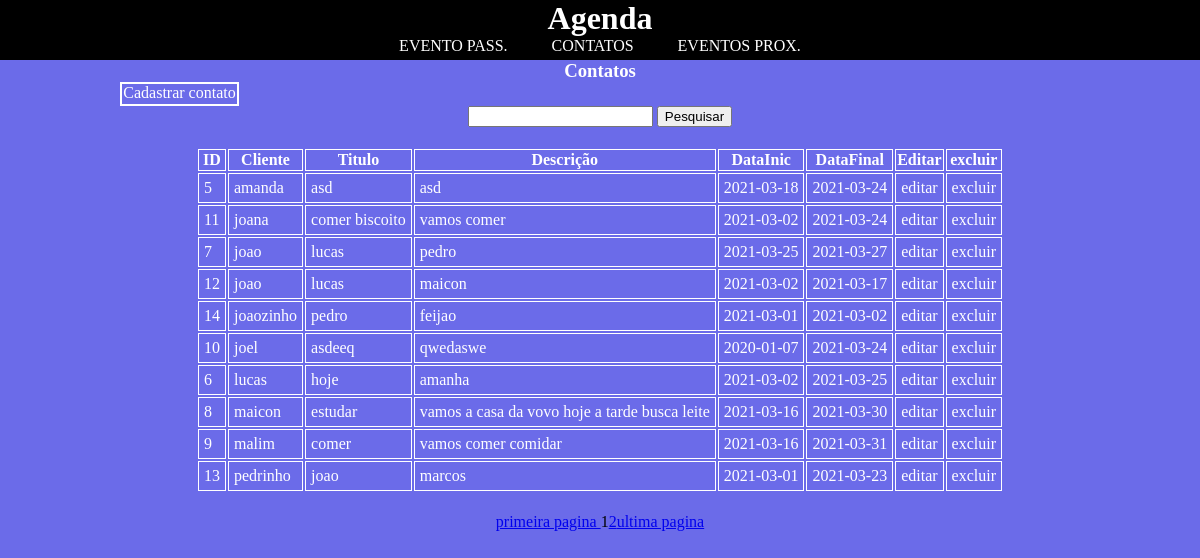
/php/index.php, run on the app's committed database.
### tables this page shows
CREATE TABLE `cliente` (
  `Nome` varchar(50) NOT NULL,
  `Descri` varchar(200) NOT NULL,
  `Titulo` varchar(100) NOT NULL,
  `DataFinal` date NOT NULL,
  `DataInicial` date NOT NULL,
  `Id` int(11) NOT NULL
);

### php/contatos.php (the view, shortened to what this page needs)
<!DOCTYPE html>
<html lang="pt-br">
<head>
    <link rel="stylesheet" href="../css/index.css">
</head>
<body>
    <h3>Contatos</h3>
    <div class="cadastro">
    <a href="index.php?menuop=cadastro">Cadastrar contato</a>
    </div>
    <div>
        <form action="index.php?menuop=contatos" method="post">
        <input type="text" name="Procurar">
        <input type="submit" value="Pesquisar">
        </form>
    </div>
    <table>
        <thead>
        <tr>
        <th>ID</th>
        <th>Cliente</th>
        <th>Titulo</th>
        <th>Descrição</th>
        <th>DataInic</th>
        <th>DataFinal</th>
        <th>Editar</th>
        <th>excluir</th>
        </tr>
        </thead>
   <tbody>
       <?php
       $quantidade = 10;
       $pagina = (isset($_GET['pagina']))?(int)$_GET["pagina"]:1;
       $inicio = ($quantidade * $pagina)- $quantidade;
       $Pesquisar = (isset($_POST["Procurar"]))?$_POST["Procurar"]:"";
       $sql = "SELECT * FROM cliente WHERE Id = '{$Pesquisar}'
       or Nome LIKE '%{$Pesquisar}%'
       ORDER BY Nome ASC
       LIMIT $inicio , $quantidade";
       $rs = mysqli_query($conexao,$sql) or die ("erro ao executar a consulta".mysqli_error($conexao));
       while($dados= mysqli_fetch_assoc($rs)){
       ?>
        <tr>
        <td><?=$dados["Id"]?></td>
        <td><?=$dados["Nome"]?></td>
        <td><?=$dados["Titulo"]?></td>
        <td><?=$dados["Descri"]?></td>
        <td><?=$dados["DataFinal"]?></td>
        <td><?=$dados["DataInicial"]?></td>
        <td><a href="index.php?menuop=editar&idContato=<?=$dados["Id"]?>"> editar</a></td>
        <td><a href="index.php?menuop=excluir&idContato=<?=$dados["Id"]?>">excluir</a></td>
        </tr>
<?php
       }
       ?>
</tbody>
</table>
<?php
$sqltotal = "SELECT Id FROM cliente";
$qrtotal = mysqli_query($conexao,$sqltotal)  or die ("erro".mysqli_error($conexao));
$numtotal = mysqli_num_rows($qrtotal);
$totalpagina = ceil($numtotal/$quantidade);
echo '<a href="?menuop=contatos&pagina=1"> primeira pagina </a>';
 ?>
 <?php
for ($i=1;$i<=$totalpagina;$i++){
    if($i>=($pagina-5) && $i <=($pagina+5)){
        if($i==$pagina){
            echo $i;
        }else{
           echo "<a href=\"?menuop=contatos&pagina=$i\">$i</a>";
        }
    }
}
    ?>
    <?php
echo "<a href=\"?menuop=contatos&pagina=$totalpagina\">ultima pagina</a>";
?>
</body>
</html>

### php/index.php (shortened to what this page needs)
<?php
 include("../db/conexao.php");
?>
<!DOCTYPE html>
<html lang="pt-br">
<head>
    <link rel="stylesheet" href="../css/index.css">
</head>
<body>
<header class="cabeca">
    <h1>Agenda</h1>
    <nav class = "menu">
    <a href="index.php?menuop=eventoPass">Evento pass.</a>
    <a href="index.php?menuop=contatos"> contatos </a>
    <a href="index.php?menuop=eventProx">eventos  prox.</a>
    </nav>
</header>
<main>
<?php
   $menuop = (isset($_GET["menuop"])) ? $_GET["menuop"]:"contatos";
   switch ($menuop) {
       case 'contatos':
        include("../php/contatos.php");
           break;
   }
?>
</main>
</body>
</html>

### css/index.css (style rules this page uses)
body { padding: auto; margin: 0 auto; background-color: rgb(107, 107, 233); }
main { text-align: center; margin: 0 auto; }
h1 { margin: 0 auto; }
h3 { margin: 0 auto; text-align: center; color: white; }
.cabeca { background-color: black; display: block; width: 0 auto; margin: 0 auto; text-align: center; height: 60px; color: white; }
.menu a { text-decoration: none; padding: 20px; color: white; text-transform: uppercase; }
table { margin: 0 auto; text-align: center; padding: 20px; color: white; }
table th { border: 1px solid; text-align: center; color: white; }
table td { border: 1px solid white; text-align: justify; padding: 5px; color: white; }
.cadastro a { text-decoration: none; border: 2px solid; display: block; width: 115px; height: 20px; color: white; }
.cadastro { margin: 0 auto; margin-left: 10%; }
table a { text-decoration: none; color: white; }

### data on the page
cliente: Id "5", Nome "amanda", Titulo "asd", Descri "asd", DataFinal "2021-03-18", DataInicial "2021-03-24"
cliente: Id "11", Nome "joana", Titulo "comer biscoito", Descri "vamos comer", DataFinal "2021-03-02", DataInicial "2021-03-24"
cliente: Id "7", Nome "joao", Titulo "lucas", Descri "pedro", DataFinal "2021-03-25", DataInicial "2021-03-27"
cliente: Id "12", Nome "joao", Titulo "lucas", Descri "maicon", DataFinal "2021-03-02", DataInicial "2021-03-17"
cliente: Id "14", Nome "joaozinho", Titulo "pedro", Descri "feijao", DataFinal "2021-03-01", DataInicial "2021-03-02"
cliente: Id "10", Nome "joel", Titulo "asdeeq", Descri "qwedaswe", DataFinal "2020-01-07", DataInicial "2021-03-24"
cliente: Id "6", Nome "lucas", Titulo "hoje", Descri "amanha", DataFinal "2021-03-02", DataInicial "2021-03-25"
cliente: Id "8", Nome "maicon", Titulo "estudar", Descri "vamos a casa da vovo hoje a tarde busca leite", DataFinal "2021-03-16", DataInicial "2021-03-30"
cliente: Id "9", Nome "malim", Titulo "comer", Descri "vamos comer comidar", DataFinal "2021-03-16", DataInicial "2021-03-31"
cliente: Id "13", Nome "pedrinho", Titulo "joao", Descri "marcos", DataFinal "2021-03-01", DataInicial "2021-03-23"
